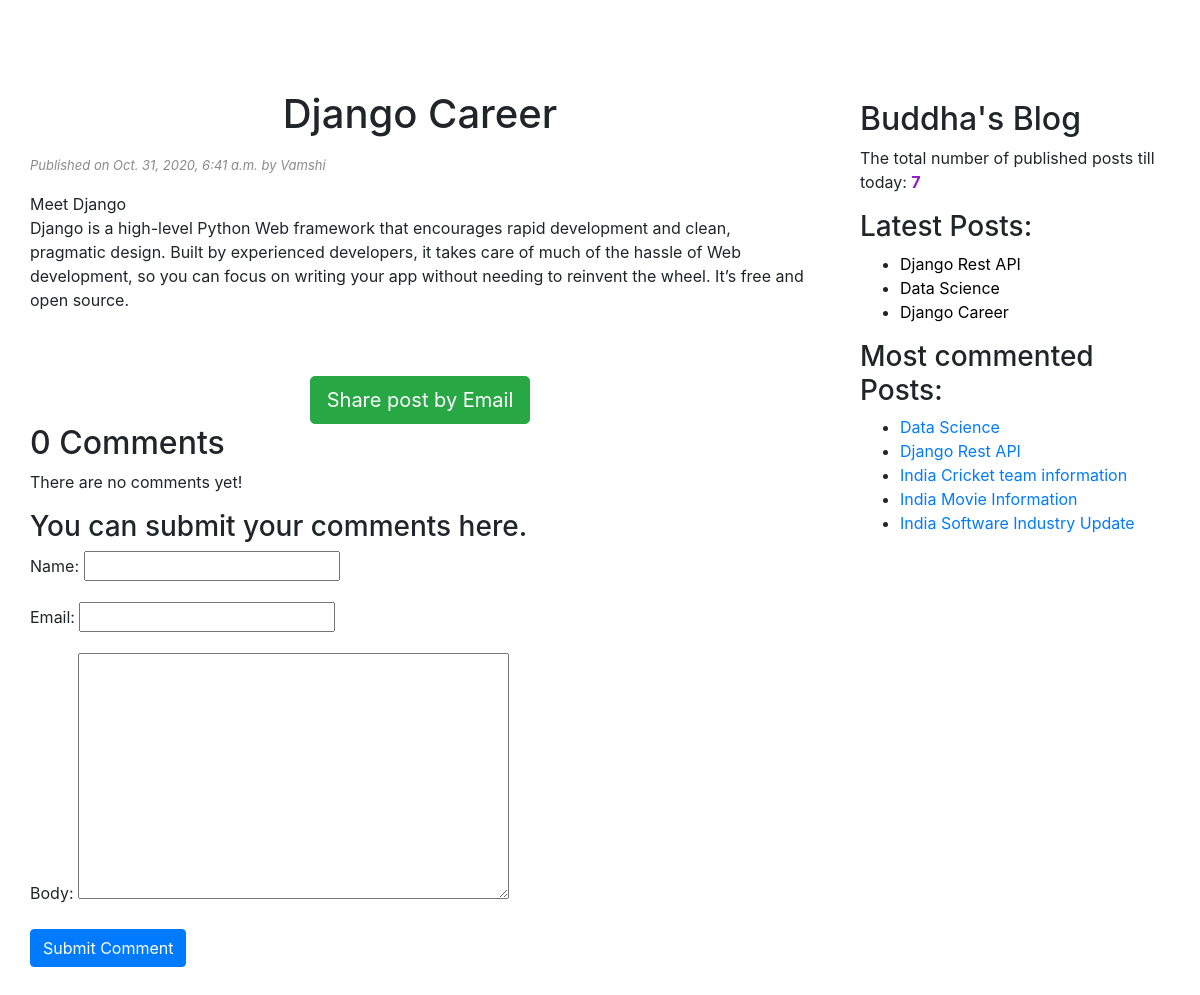
Screenshot of /2020/10/31/django-career/ with the database file from the repository.
### blogapp/models.py (models this page shows, shortened)
class Post(models.Model):
    STATUS_CHOICES = (('draft', 'Draft'), ('published', 'Published'))
    title = models.CharField(max_length=256)
    slug = models.SlugField(max_length=264, unique_for_date='publish')
    author = models.ForeignKey(User, related_name='blog_posts', on_delete=models.CASCADE)
    body = models.TextField()
    publish = models.DateTimeField(default=timezone.now)
    created = models.DateTimeField(auto_now_add=True)
    updated = models.DateTimeField(auto_now=True)
    status = models.CharField(max_length=10, choices=STATUS_CHOICES, default='draft')
    objects = CustomManager()
    tags = TaggableManager()
    class Meta:
        ordering = ('-publish',)
    def get_absolute_url(self):
        return reverse('post_detail', args=[self.publish.year, self.publish.strftime('%m'),
                                            self.publish.strftime('%d'), self.slug])

### blogapp/views.py (the view)
def post_detail_view(request, year, month, day, post):
    post = get_object_or_404(Post, slug=post,
                             status='published',
                             publish__year=year,
                             publish__month=month,
                             publish__day=day)
    comments = post.comments.filter(active=True)
    csubmit = False
    if request.method == 'POST':
        form = CommentForm(request.POST)
        if form.is_valid():
            new_comment = form.save(commit=False)
            new_comment.post = post
            new_comment.save()
            csubmit = True
    else:
        form = CommentForm()
    return render(request, 'blogapp/post_details.html', {'post': post, 'form': form, 'csubmit': csubmit,
                                                         'comments': comments})

### blogapp/forms.py
class CommentForm(forms.ModelForm):
    class Meta:
        model = Comment
        fields = ('name', 'email', 'body')

### blogapp/models.py (called while the page is built)
    def get_queryset(self):
        return super().get_queryset().filter(status='published')

### blogapp/templatetags/blogapp_tags.py (called while the page is built)
@register.simple_tag(name='my_tag')
def total_posts():
    return Post.objects.count()

@register.inclusion_tag('blogapp/latest_posts123.html')
def show_latest_posts():
    latest_posts = Post.objects.order_by('-publish')[:3]
    return {'latest_posts': latest_posts}

@register.simple_tag
def get_most_commented_posts(count=5):
    return Post.objects.annotate(total_comments=Count('comments')).order_by('-total_comments')[:count]

### templates/blogapp/post_details.html (shortened to what this page needs)
<!DOCTYPE html>
{% extends 'blogapp/base.html'%}
    {%block content%}
    <h1>{{post.title}}</h1>
        <p id="date">Published on {{post.publish}} by {{post.author|title}}</p>
        {{post.body|linebreaks}}<br><br>
        <div class="container" align="center">
            <a href="/{{post.id}}/share" class="btn btn-lg btn-success">Share post by Email</a>
        </div>
        {% with comments.count as comments_count%}
            <h2>{{comments_count}} Comment{{comments_count|pluralize}}</h2>
        {%endwith%}
        {%if comments%}
            {%for comment in comments%}
                <p id="ch">Comment {{forloop.counter}} by {{comment.name}} on {{comment.created}}</p>
                <div class="cb">{{comment.body|linebreaks}}</div>
            {%endfor%}
        {%else%}
            <p>There are no comments yet!</p>
        {%endif%}
        {%if csubmit %}
            <h3>Your comment added successfully</h3>
        {%else%}
            <h3>You can submit your comments here.</h3>
            <form method="POST">
            {{form.as_p}}
                <input type="submit" name="" value="Submit Comment" class="btn btn-primary">
            </form>
        {%endif%}
    {%endblock%}

### templates/blogapp/base.html (shortened to what this page needs)
<!DOCTYPE html>
{%load blogapp_tags%}
{%load static%}
<html lang="en">
<head>
    <link rel="stylesheet" href="https://stackpath.bootstrapcdn.com/bootstrap/4.3.1/css/bootstrap.min.css"
>
    <link rel="stylesheet" href="{% static "css/blogstyle.css" %}">
</head>
<body>
<div class="content">
    {%block content%}
    {%endblock%}
</div>
<div class="sidebar">
    <h2>Buddha's Blog</h2>
    <p>The total number of published posts till today: <span id="pcount">{%my_tag%}</span></p>
    <h3>Latest Posts: </h3>{% show_latest_posts %}
    <h3>Most commented Posts:</h3>
    {% get_most_commented_posts as most_commented_posts %}
    <ul>
        {%for post in most_commented_posts%}
        <li><a href="{{post.get_absolute_url}}">{{post.title}}</a></li>
        {%endfor%}
    </ul>
</div>
</body>
</html>

### templates/blogapp/latest_posts123.html
<ul>
    {%for post in latest_posts %}
    <li><a class="one" href="{{post.get_absolute_url}}">{{post.title}}</a></li>
    {%endfor%}
</ul>

### static/css/blogstyle.css (style rules this page uses)
.content { width : 70% ; float : left ; padding : 30px; margin-top: 60px; }
.sidebar { width: 30% ; float: right ; padding : 20px; margin-top: 80px; }
h1 { text-align: center; padding-bottom : 10px }
#date,#ch { font-size: 13px; font-style: italic; color:#8B8B8B; }
#pcount { color: #8D20C4; font-weight: bold; }
a.one:link { color:#000000; }

### rows the page displays
Post: title "Django Career", publish "Oct. 31, 2020, 6:41 a.m.", author "Vamshi", body "Meet Django Django is a high-level Python Web framework that encourages rapid development and clean, pragmatic design. Built by experienced developers, it takes care of much of the hassle of Web development, so you can focus on writing your app without needing to reinvent the wheel. It’s free and open source."
Post: title "Django Rest API"
Post: title "Data Science"
Post: title "India Cricket team information"
Post: title "India Movie Information"
Post: title "India Software Industry Update"

### other values shown
{{ comments_count }} "0"
